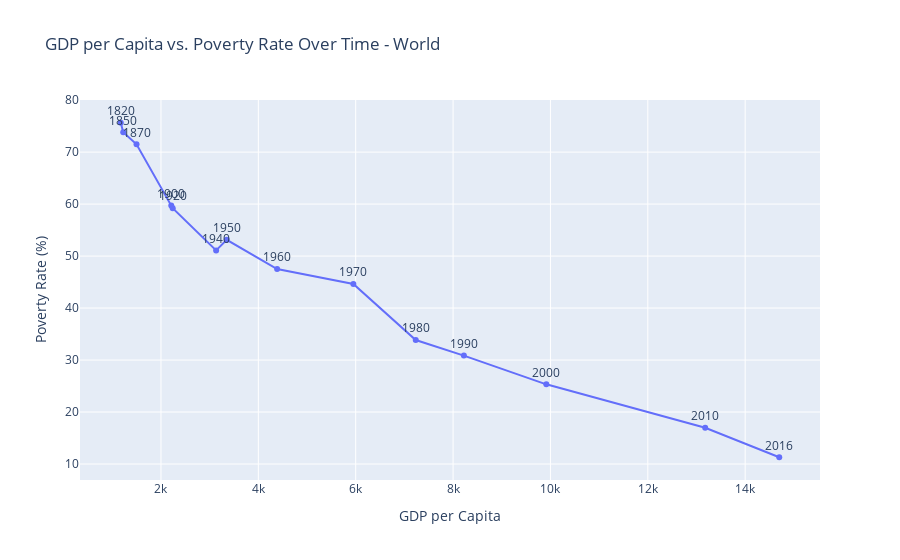

Notebook cell for this chart:
### Code cell
create_individual_chart(file2, "World")

### Figure 1 — Plotly figure (JSON) as saved in the notebook; plotly's stock layout.template omitted (floating-point values rounded to 4 significant figures)
{"data": [{"hovertemplate": "GDP_per_capita=%{x}<br>population_under_poverty=%{y}<br>Year=%{text}<extra></extra>", "legendgroup": "", "line": {"color": "#636efa", "dash": "solid"}, "marker": {"symbol": "circle"}, "mode": "lines+text+markers", "name": "", "orientation": "v", "showlegend": false, "text": [1820.0, 1850.0, 1870.0, 1900.0, 1920.0, 1940.0, 1950.0, 1960.0, 1970.0, 1980.0, 1990.0, 2000.0, 2010.0, 2016.0], "x": [1174.0, 1225.0, 1498.0, 2212.0, 2241.0, 3133.0, 3351.0, 4386.0, 5952.0, 7233.0, 8222.0, 9915.0, 13180.0, 14700.0], "xaxis": "x", "y": [75.65, 73.81, 71.5, 59.74, 59.21, 51.08, 53.13, 47.51, 44.62, 33.86, 30.86, 25.33, 16.97, 11.3], "yaxis": "y", "type": "scatter", "textposition": "top center"}], "layout": {"xaxis": {"anchor": "y", "domain": [0.0, 1.0], "title": {"text": "GDP per Capita"}}, "yaxis": {"anchor": "x", "domain": [0.0, 1.0], "title": {"text": "Poverty Rate (%)"}}, "legend": {"tracegroupgap": 0}, "title": {"text": "GDP per Capita vs. Poverty Rate Over Time - World"}, "showlegend": false}}
